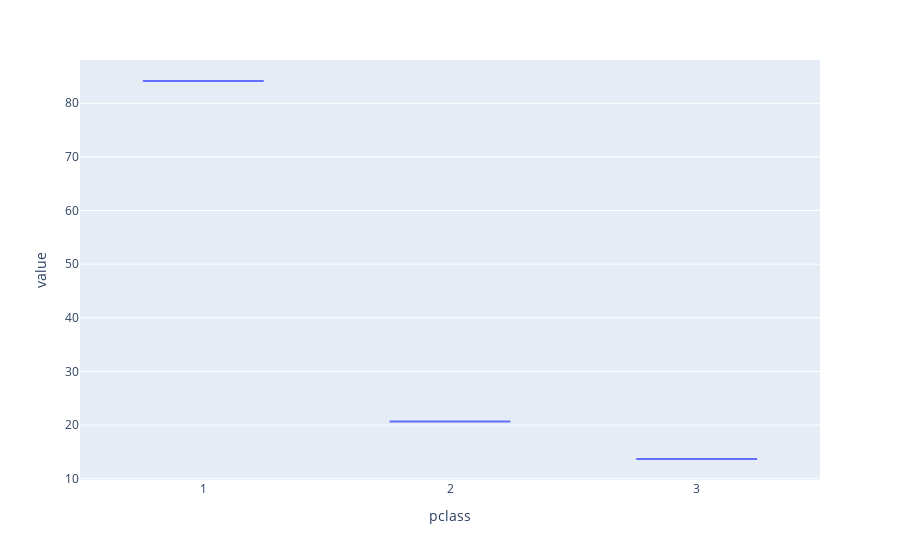

Notebook cell for this chart:
### Code cell
fig = px.box(df, y= df.columns)
fig.show()

### Figure 1 — Plotly figure (JSON) as saved in the notebook; plotly's stock layout.template omitted (floating-point values rounded to 4 significant figures)
{"data": [{"alignmentgroup": "True", "hovertemplate": "pclass=%{x}<br>value=%{y}<extra></extra>", "legendgroup": "", "marker": {"color": "#636efa"}, "name": "", "notched": false, "offsetgroup": "", "orientation": "v", "showlegend": false, "type": "box", "x": ["1", "2", "3"], "x0": " ", "xaxis": "x", "y": [84.15, 20.66, 13.68], "y0": " ", "yaxis": "y"}], "layout": {"boxmode": "group", "legend": {"tracegroupgap": 0}, "margin": {"t": 60}, "xaxis": {"anchor": "y", "domain": [0, 1], "title": {"text": "pclass"}}, "yaxis": {"anchor": "x", "domain": [0, 1], "title": {"text": "value"}}}}
